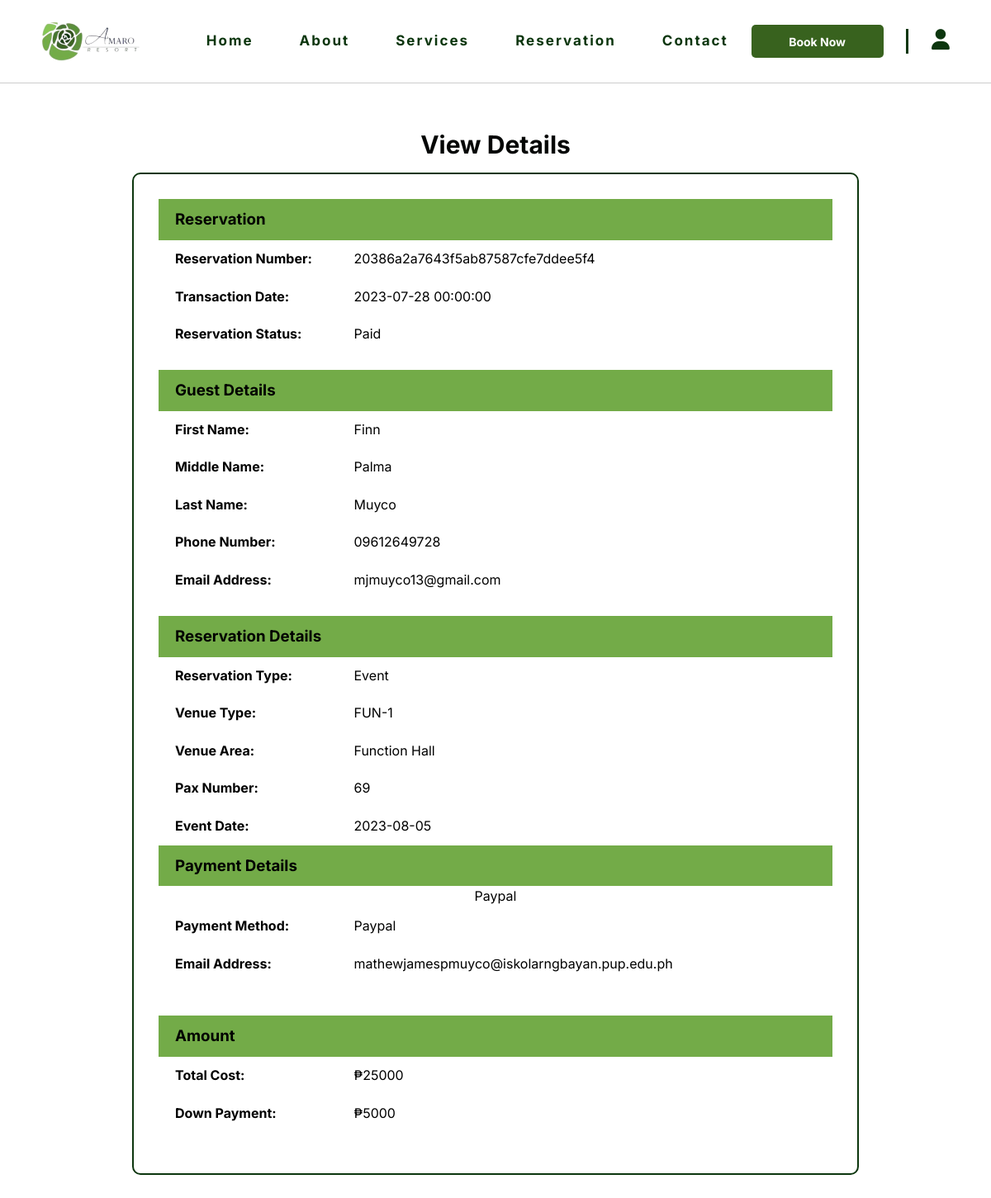
/details.php?reservation_id=20386a2a7643f5ab87587cfe7ddee5f4, run on the app's committed database.
### tables this page shows
CREATE TABLE `reservations` (
  `reservation_id` varchar(255) NOT NULL,
  `guest_id` int(11) NOT NULL,
  `reservation_type` enum('Swimming','Room','Event','') NOT NULL,
  `reservation_date` datetime NOT NULL,
  `payment_method` enum('GCash','Paypal','MasterCard','') NOT NULL,
  `total_cost` float NOT NULL,
  `down_payment` float NOT NULL,
  `res_status` enum('Pending','Paid','Visited') NOT NULL
);

CREATE TABLE `guests` (
  `guest_id` int(11) NOT NULL,
  `first_name` varchar(100) NOT NULL,
  `middle_name` varchar(100) DEFAULT NULL,
  `last_name` varchar(100) NOT NULL,
  `phone_number` varchar(15) NOT NULL,
  `email_address` varchar(100) NOT NULL,
  `password` varchar(100) NOT NULL,
  `type` enum('User','Admin','','') NOT NULL,
  `creation_date` datetime NOT NULL DEFAULT current_timestamp(),
  `modification_date` date DEFAULT NULL
);

CREATE TABLE `event_reservations` (
  `event_reservation_id` int(11) NOT NULL,
  `reservation_id` varchar(255) NOT NULL,
  `event_type` enum('Function Hall','Court','','') NOT NULL,
  `pax_number` int(11) NOT NULL,
  `event_venue_number` varchar(11) NOT NULL
);

CREATE TABLE `event_venue_numbers` (
  `event_venue_number` varchar(11) NOT NULL,
  `event_venue_id` int(11) NOT NULL,
  `reserved_check_in` date DEFAULT NULL
);

CREATE TABLE `paypal_payment_details` (
  `paypal_payment_id` int(11) NOT NULL,
  `reservation_id` varchar(255) NOT NULL,
  `email_address` varchar(255) NOT NULL
);

### details.php (the view, shortened to what this page needs)
<?php
require_once "includes/dbh.inc.php";
  if(isset($_GET['reservation_id'])){
    $reservation_id = $_GET['reservation_id'];
    $query = "SELECT * FROM reservations WHERE reservation_id = ?";
    $stmt = $pdo->prepare($query);
    $stmt->execute([$reservation_id]);
    $result = $stmt->fetch(PDO::FETCH_ASSOC);
    if($result) {
      $reservation_id = $result["reservation_id"];
      $guest_id = $result["guest_id"];
      $res_type = $result["reservation_type"];
      $date_created = $result["reservation_date"];
      $paymentMethod = $result["payment_method"];
      $totalcost = $result["total_cost"];
      $downpayment = $result["down_payment"];
      $res_status = $result["res_status"];
  }
  $query = "SELECT * FROM guests WHERE guest_id = ?";
  $stmt = $pdo->prepare($query);
  $stmt->execute([$guest_id]);
  $result = $stmt->fetch(PDO::FETCH_ASSOC);
  if($result) {
    $firstname = $result["first_name"];
    $middlename = $result["middle_name"];
    $lastname = $result["last_name"];
    $phonenumber = $result["phone_number"];
    $emailaddress = $result["email_address"];
  }
}
  if($res_type == "Event"){
    $query = "SELECT * FROM reservations
    LEFT JOIN event_reservations ON reservations.reservation_id = event_reservations.reservation_id
    LEFT JOIN event_venue_numbers ON event_reservations.event_venue_number = event_venue_numbers.event_venue_number
    WHERE reservations.reservation_id = ?
    ";
    $stmt = $pdo->prepare($query);
    $stmt->execute([$reservation_id]);
    $result = $stmt->fetch(PDO::FETCH_ASSOC);
    if($result) {
      $eventVenueNumber = $result["event_venue_number"];
      $eventPax = $result["pax_number"];
      $venueArea = $result["event_type"];
      $eventDate = $result["reserved_check_in"];
  }
}
  if($paymentMethod == "Paypal"){
    $query = "SELECT * FROM paypal_payment_details WHERE reservation_id = ?";
    $stmt = $pdo->prepare($query);
    $stmt->execute([$reservation_id]);
    $result = $stmt->fetch(PDO::FETCH_ASSOC);
    if($result) {
      $paymentEmailadd = $result["email_address"];
  }
}
?>
<!DOCTYPE html>
<html lang="en">
  <head>
    <link rel="stylesheet" href="css/details.css" />
  </head>
  <body>
    <section id="navBar" class="page-section active">
      <div class="nav" id="nav">
        <div class="site-nav">
          <div class="site-name" id="site-name">
            <img
              src="css/page-images/AmaroResort.png"
              alt="logo"
              class="logo"
            />
          </div>
          <div class="nav-bar" id="navbar">
            <a class="navBar" href="index.php"> Home </a>
            <a class="navBar" href="about.html"> About </a>
            <a class="navBar" href="services.html"> Services </a>
            <a class="navBar" href="reservation.html"> Reservation </a>
            <a class="navBar" href="contact.html"> Contact </a>
          </div>
          <a href="reservation.html" id="book-button">
            <button type="button" class="book-btn">Book Now</button>
          </a>
          <div class="vl"></div>
          <span><i class="fas fa-user" id="user"></i></span>
        </div>
      </div>
    </section>
    <section id="bookingSummary">
      <div class="summary-container">
        <span class="section-phrase">View Details</span>
        <div class="booking-summary-container">
          <div class="details-container">
            <div class="section-title"><h3>Reservation</h3></div>
            <div class="section-details">
              <span>Reservation Number: </span>
              <p><?php echo $reservation_id ?></p>
            </div>
            <div class="section-details">
              <span>Transaction Date:</span>
              <p><?php echo $date_created ?></p>
            </div>
            <div class="section-details">
              <span>Reservation Status:</span>
              <p><?php echo $res_status ?></p>
            </div>
          </div>
          <div class="details-container">
            <div class="section-title"><h3>Guest Details</h3></div>
            <div class="section-details">
              <span>First Name:</span>
              <p><?php echo $firstname ?></p>
            </div>
            <div class="section-details">
              <span>Middle Name:</span>
              <p><?php echo $middlename ?></p>
            </div>
            <div class="section-details">
              <span>Last Name:</span>
              <p><?php echo $lastname ?></p>
            </div>
            <div class="section-details">
              <span>Phone Number:</span>
              <p><?php echo $phonenumber ?></p>
            </div>
            <div class="section-details">
              <span>Email Address:</span>
              <p><?php echo $emailaddress ?></p>
            </div>
          </div>
          <div class="details-container">
            <div class="section-title"><h3>Reservation Details</h3></div>
            <?php if($res_type == "Swimming"): ?>
              <div class="section-details">
                <span>Reservation Type:</span>
                <p><?php echo $res_type ?></p>
              </div>
              <div class="section-details">
                <span>Date of Visit:</span>
                <p><?php echo $dateofvisit ?></p>
              </div>
              <div class="section-details">
                <span>Time Slot:</span>
                <p><?php echo $timeSlot ?></p>
              </div>
              <div class="section-details">
                <span>Adult:</span>
                <p><?php echo $Adult ?></p>
              </div>
              <div class="section-details">
                <span>Children:</span>
                <p><?php echo $Children ?></p>
              </div>
              <div class="section-details">
                <span>Senior/PWD:</span>
                <p><?php echo $SeniorPWD ?></p>
              </div>
              <div class="section-details">
                <span>Cottage Type:</span>
                <p><?php echo $cottageType ?></p>
              </div>
              <div class="section-details">
                <span>Cottage Number:</span>
                <p><?php echo $cottage_id ?></p>
              </div>
            <?php else: ?>
              <div class="section-details">
                <span>Reservation Type:</span>
                <p><?php echo $res_type ?></p>
              </div>
              <div class="section-details">
                <span>Venue Type:</span>
                <p><?php echo $eventVenueNumber ?></p>
              </div>
              <div class="section-details">
                <span>Venue Area:</span>
                <p><?php echo $venueArea ?></p>
              </div>
              <div class="section-details">
                <span>Pax Number:</span>
                <p><?php echo $eventPax ?></p>
              </div>
              <div class="section-details">
                <span>Event Date:</span>
                <p><?php echo $eventDate ?></p>
              </div>
            <?php endif; ?>
          <div class="details-container">
            <div class="section-title"><h3>Payment Details</h3></div>
              <?php if($paymentMethod == "Paypal"): ?>
                <?php  echo $paymentMethod; ?>
                <div class="section-details">
                  <span>Payment Method:</span>
                  <p><?php echo ucfirst($paymentMethod) ?></p>
                </div>
                <div class="section-details">
                  <span>Email Address:</span>
                  <p><?php echo $paymentEmailadd ?></p>
                </div>
              <?php endif; ?>
              </div>
          </div>
          <div class="details-container">
            <div class="section-title"><h3>Amount</h3></div>
            <div class="section-details">
              <span>Total Cost:</span>
              <p><?php echo '₱' .$totalcost ?></p>
            </div>
            <div class="section-details">
              <span>Down Payment:</span>
              <p><?php echo '₱' .$downpayment ?></p>
            </div>
        </div>
      </div>
    </section>
  </body>
</html>

### css/details.css (style rules this page uses)
:root { --primary-button-clr: #38621E; --primary-btn-hover: #60814b; --secondary-button-clr: #FCFDFC; --background-clr: #E9F2EB; --accent-clr: #73AB48; --textlink-hover: #3d5e3e; --main-text-clr: #0C360E; --text-black-clr: #040605; --text-green-clr: #2A401C; }
* { box-sizing: border-box; padding: 0; margin: 0; font-family: 'Inter', sans-serif; }
html { scroll-behavior: smooth; }
body { line-height: 1.6; background-color: #fff; }
.section-phrase { color: var(--text-black-clr); font-weight: bold; font-size: 30px; text-align: center; margin-bottom: 10px; }
#bookingSummary { display: flex; margin: 50px; }
.summary-container { width: 100%; height: auto; color: #000; display: flex; flex-direction: column; align-items: center; justify-content: center; margin-bottom: 20px; text-align: center; }
.booking-summary-container { width: 80%; height: auto; border: 2px solid var(--main-text-clr); border-radius: 10px; padding: 30px; display: flex; flex-direction: column; align-items: center; justify-content: center; }
.section-title { width: 100%; background: var(--accent-clr); padding: 10px 10px 10px 20px; }
.booking-summary-container h3 { text-align: left; }
.details-container { width: 100%; margin-bottom: 20px; }
.section-details { width: 100%; padding: 10px 10px 10px 20px; display: flex; }
.section-details span { margin-right: 20px; font-weight: bold; width: 25%; text-align: left; }

### data on the page
reservations: reservation_id "20386a2a7643f5ab87587cfe7ddee5f4", reservation_date "2023-07-28 00:00:00", res_status "Paid", reservation_type "Event", payment_method "Paypal", total_cost "25000", down_payment "5000"
guests: first_name "Finn", middle_name "Palma", last_name "Muyco", phone_number "09612649728", email_address "mjmuyco13@gmail.com"
event_reservations: event_venue_number.event_venue_number "FUN-1", event_type "Function Hall", pax_number "69", event_venue_number.reserved_check_in "2023-08-05"
paypal_payment_details: email_address "mathewjamespmuyco@iskolarngbayan.pup.edu.ph"
